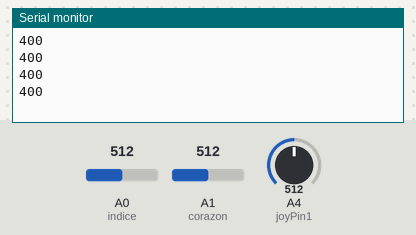
Simulated run of this sketch. Board: Arduino Uno, built with avr-gcc and run on an emulated ATmega328P. Parts: the last lines printed to the serial monitor. The test bench sets the inputs (shaded band); at power-on: A4 (joyPin1) = 512, A0 (indice) = 512, A1 (corazon) = 512.

Above: at 1.2 s.
1.3 s: A4 (joyPin1) set to 306
At 1.71 s:
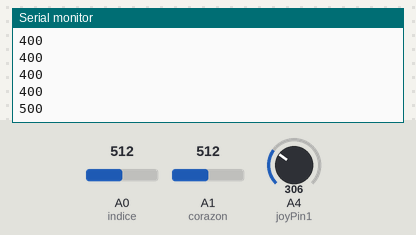
2.8 s: A0 (indice) set to 716
At 2.91 s:
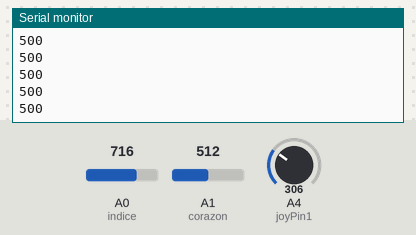
4.3 s: A0 (indice) set to 900
At 4.41 s:
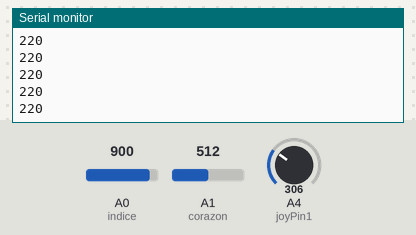
5.8 s: A4 (joyPin1) set to 0
At 5.92 s:
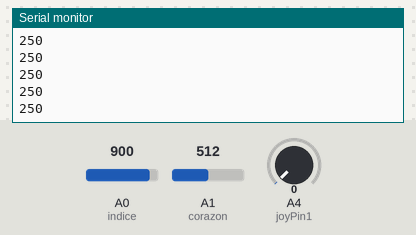
Timing chart, 0 to 8.3 s (numbered marks = the images above; inputs shaded):
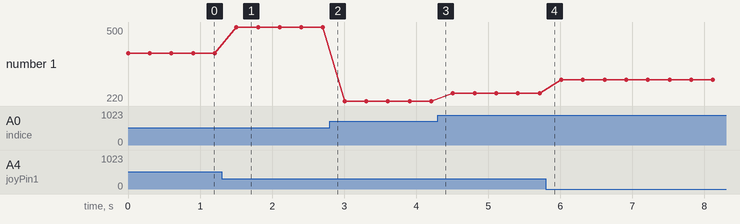

The sketch:

direcciones_flex.ino
```cpp
//Flex
const int indice  = A0;
const int corazon = A1;

//Joystick
const int joyPin1  = A4; //valores en el eje y

void setup() {
  Serial.begin(9600);

  pinMode(indice, INPUT);
  pinMode(corazon, INPUT);
  pinMode(joyPin1, INPUT);
  //pinMode(joyPin2, INPUT);
}


int treatValue(int data) {
  return (data/100)-4;
 }

void loop() {
  //Valores mapeados del flex
  int indiceRead = analogRead(indice);
  int corazonRead = analogRead(corazon);

  int adelante = map(indiceRead, 590, 900, 0, 150);
  int atras = map(corazonRead, 590, 900, 0, 150);
  adelante = constrain(adelante, 0, 90);
  atras = constrain(atras, 0, 90);

  //Valores mapeados del JoyStick
  int valorJoy1 = analogRead(joyPin1);
  int direccion = treatValue(valorJoy1);

  if(direccion == -4){
    Serial.println(300);
  }else if(direccion > 0){
    Serial.println(400);
  }else if(adelante > 10 && atras == 0){
     Serial.println(adelante+160);
  }else if(atras > 0 && adelante == 0){
    Serial.println(atras+260);
  }else{
    Serial.println(500);
  }

  delay(300);
}
```

Measured:
- after the input at 1.3 s, the serial monitor: prints a new line after 0.20 s (image 1)
- plotted number 1: 400 → 500 after the input at 1.3 s, 500 → 220 after the input at 2.8 s, 220 → 250 after the input at 4.3 s, 250 → 300 after the input at 5.8 s
